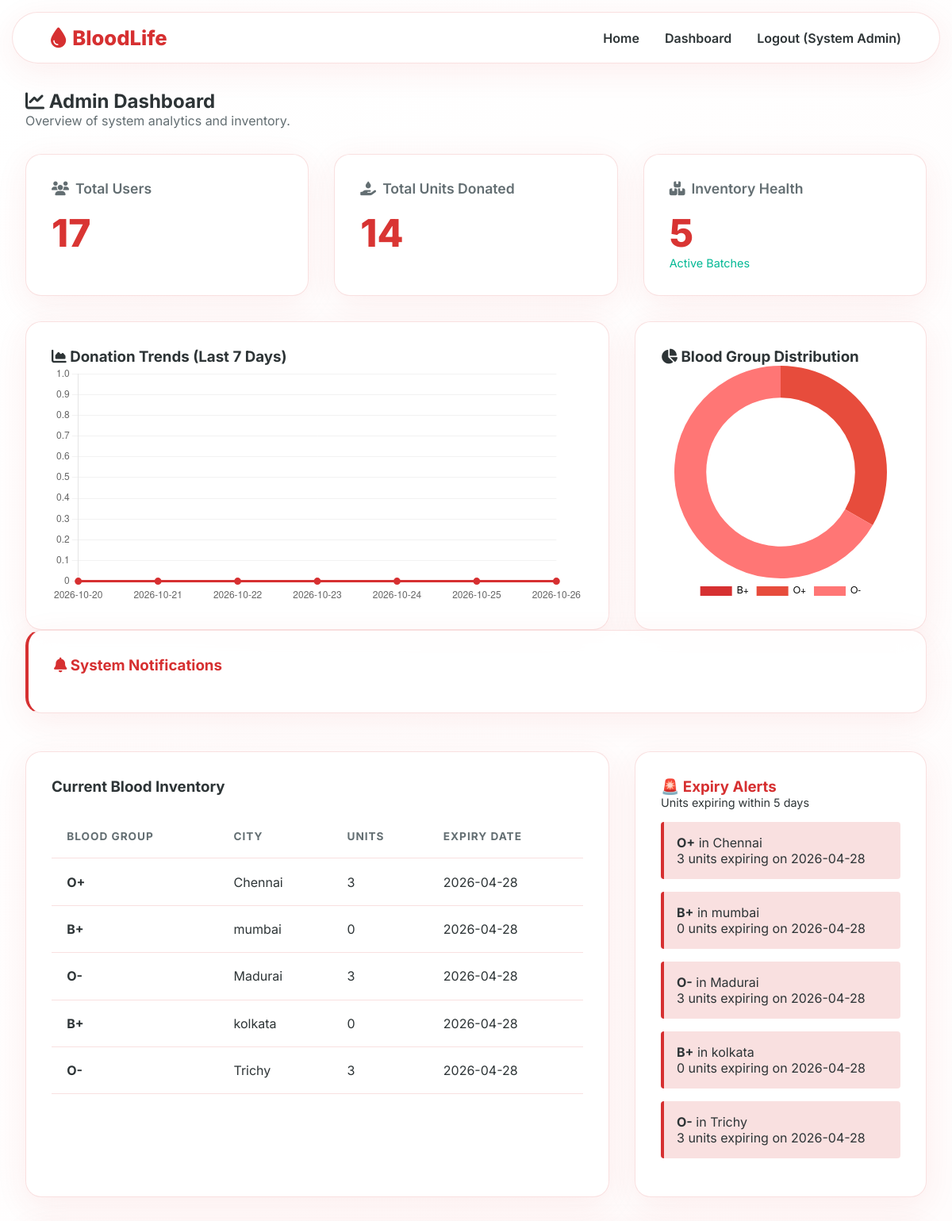
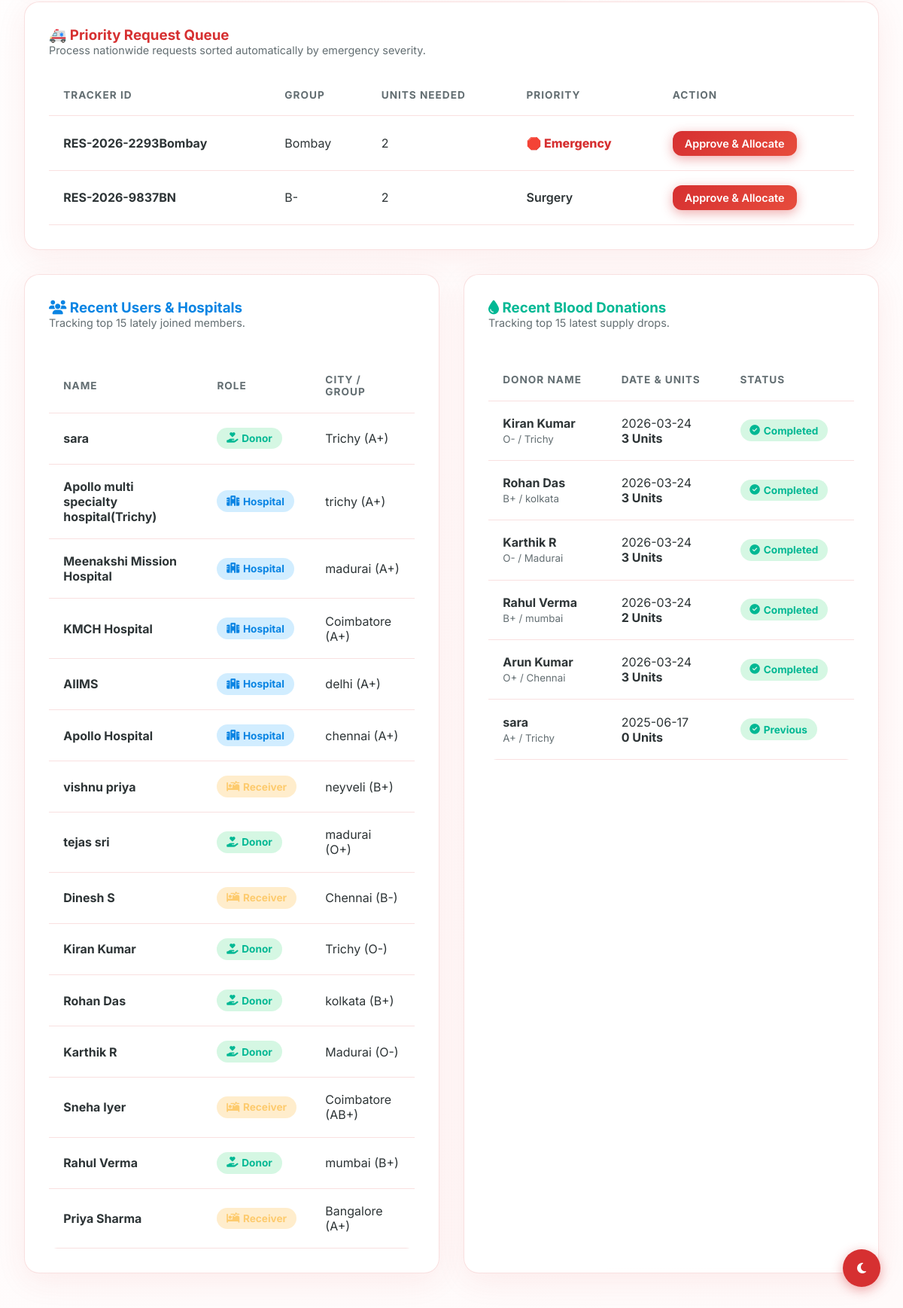
Screenshot of /dashboard/admin (signed in) with the database file from the repository (2 pictures, top to bottom).
### models.py (models this page shows, shortened)
class BloodInventory(db.Model):
    __tablename__ = 'blood_inventory'
    id = db.Column(db.Integer, primary_key=True)
    blood_group = db.Column(db.String(5), nullable=False)
    city = db.Column(db.String(100), nullable=False)
    units = db.Column(db.Integer, nullable=False, default=0)
    added_date = db.Column(db.DateTime, default=lambda: datetime.now(timezone.utc))
    expiry_date = db.Column(db.DateTime, nullable=False)

class Reservation(db.Model):
    __tablename__ = 'reservations'
    id = db.Column(db.Integer, primary_key=True)
    unique_id = db.Column(db.String(50), unique=True, nullable=False) # e.g., RES-2026-AB123
    user_id = db.Column(db.Integer, db.ForeignKey('users.id'), nullable=False)
    blood_group = db.Column(db.String(5), nullable=False)
    units = db.Column(db.Integer, nullable=False)
    priority_level = db.Column(db.String(20), nullable=False, default='Normal') # Emergency, Critical, Surgery, Normal
    status = db.Column(db.String(20), nullable=False, default='Pending') # Pending, Approved, Ready, Completed
    request_date = db.Column(db.DateTime, default=lambda: datetime.now(timezone.utc))
    suggested_blood_group = db.Column(db.String(5), nullable=True)
    suggested_units = db.Column(db.Integer, nullable=True)
    user = db.relationship('User', backref=db.backref('reservations', lazy=True))

class User(db.Model):
    __tablename__ = 'users'
    id = db.Column(db.Integer, primary_key=True)
    role = db.Column(db.String(20), nullable=False) # 'admin', 'donor', 'receiver', 'hospital'
    name = db.Column(db.String(100), nullable=False)
    email = db.Column(db.String(120), unique=True, nullable=False)
    password_hash = db.Column(db.String(256), nullable=False)
    blood_group = db.Column(db.String(5), nullable=True) # A+, O-, etc.
    city = db.Column(db.String(100), nullable=True)
    certificate_path = db.Column(db.String(255), nullable=True) # Path to health certs
    created_at = db.Column(db.DateTime, default=lambda: datetime.now(timezone.utc))

class DonationHistory(db.Model):
    __tablename__ = 'donation_history'
    id = db.Column(db.Integer, primary_key=True)
    donor_id = db.Column(db.Integer, db.ForeignKey('users.id'), nullable=False)
    units_donated = db.Column(db.Integer, nullable=False)
    donation_date = db.Column(db.DateTime, default=datetime.utcnow)
    status = db.Column(db.String(20), nullable=False, default='Completed')
    donor = db.relationship('User', backref=db.backref('donations', lazy=True))

### app.py (the view)
@app.route('/dashboard/admin')
@login_required('admin')
def admin_dashboard():
    total_donations = db.session.query(db.func.sum(DonationHistory.units_donated)).scalar() or 0
    total_users = User.query.count()
    inventory_items = BloodInventory.query.all()
    five_days_from_now = datetime.now(timezone.utc) + timedelta(days=5)
    expiring_soon = BloodInventory.query.filter(BloodInventory.expiry_date <= five_days_from_now).all()
    pending = Reservation.query.filter_by(status='Pending').all()
    priority_order = {'Emergency': 0, 'Critical': 1, 'Surgery': 2, 'Normal': 3}
    pending.sort(key=lambda x: priority_order.get(x.priority_level, 4))
    recent_donations = DonationHistory.query.order_by(DonationHistory.donation_date.desc()).limit(15).all()
    recent_users = User.query.filter(User.role != 'admin').order_by(User.created_at.desc()).limit(15).all()
    today = datetime.now(timezone.utc)
    chart_labels = [(today - timedelta(days=i)).strftime('%Y-%m-%d') for i in range(6, -1, -1)]
    chart_values = []
    for date_str in chart_labels:
        count = db.session.query(db.func.sum(DonationHistory.units_donated)).filter(
            db.func.strftime('%Y-%m-%d', DonationHistory.donation_date) == date_str
        ).scalar() or 0
        chart_values.append(int(count))
    distribution = db.session.query(BloodInventory.blood_group, db.func.sum(BloodInventory.units)).group_by(BloodInventory.blood_group).all()
    dist_labels = [row[0] for row in distribution]
    dist_values = [int(row[1]) for row in distribution]
    return render_template('admin_dashboard.html',
        inventory=inventory_items,
        total_donations=total_donations,
        total_users=total_users,
        expiring_soon=expiring_soon,
        pending_requests=pending,
        recent_donations=recent_donations,
        recent_users=recent_users,
        chart_labels=chart_labels,
        chart_values=chart_values,
        dist_labels=dist_labels,
        dist_values=dist_values,
        notifications=Notification.query.filter_by(user_id=session['user_id']).order_by(Notification.created_at.desc()).all()
    )

### templates/admin_dashboard.html (shortened to what this page needs)
{% extends 'base.html' %}
{% block content %}
<div style="margin-bottom: 2rem;" class="reveal-anim">
    <h2><i class="fa-solid fa-chart-line"></i> Admin Dashboard</h2>
    <p style="color: var(--text-muted);">Overview of system analytics and inventory.</p>
</div>
<div class="dashboard-grid">
    <div class="card glass reveal-anim" style="animation-delay: 0.1s;">
        <div class="card-title"><i class="fa-solid fa-users"></i> Total Users</div>
        <div class="card-value">{{ total_users }}</div>
    </div>
    <div class="card glass reveal-anim" style="animation-delay: 0.2s;">
        <div class="card-title"><i class="fa-solid fa-hand-holding-droplet"></i> Total Units Donated</div>
        <div class="card-value">{{ total_donations }}</div>
    </div>
    <div class="card glass reveal-anim" style="animation-delay: 0.3s;">
        <div class="card-title"><i class="fa-solid fa-boxes-stacked"></i> Inventory Health</div>
        <div class="card-value">{{ inventory|length }}</div>
        <p style="font-size: 0.9rem; color: var(--success);">Active Batches</p>
    </div>
</div>
<div style="display: grid; grid-template-columns: 2fr 1fr; gap: 2rem; margin-top: 2rem;">
    <div class="card glass reveal-anim" style="animation-delay: 0.4s;">
        <h3><i class="fa-solid fa-chart-area"></i> Donation Trends (Last 7 Days)</h3>
        <div style="height: 300px;">
            <canvas id="donationChart"></canvas>
        </div>
    </div>
    <div class="card glass reveal-anim" style="animation-delay: 0.5s;">
        <h3><i class="fa-solid fa-chart-pie"></i> Blood Group Distribution</h3>
        <div style="height: 300px;">
            <canvas id="distributionChart"></canvas>
        </div>
    </div>
</div>
{% if notifications %}
<div class="card glass reveal-anim" style="margin-bottom: 2rem; border-left: 4px solid var(--primary); animation-delay: 0.1s;">
    <h3 style="color: var(--primary);"><i class="fa-solid fa-bell"></i> System Notifications</h3>
</div>
{% endif %}
<div style="margin-top: 3rem; display: grid; grid-template-columns: 2fr 1fr; gap: 2rem;">
    <div class="card glass">
        <h3>Current Blood Inventory</h3>
        <table class="table">
            <thead>
                <tr>
                    <th>Blood Group</th>
                    <th>City</th>
                    <th>Units</th>
                    <th>Expiry Date</th>
                </tr>
            </thead>
            <tbody>
                {% for item in inventory %}
                <tr>
                    <td><strong>{{ item.blood_group }}</strong></td>
                    <td>{{ item.city }}</td>
                    <td>{{ item.units }}</td>
                    <td>{{ item.expiry_date.strftime('%Y-%m-%d') }}</td>
                </tr>
                {% else %}
                <tr><td colspan="4">No inventory available.</td></tr>
                {% endfor %}
            </tbody>
        </table>
    </div>
    <div class="card glass">
        <h3 style="color: var(--danger);">🚨 Expiry Alerts</h3>
        <p style="font-size: 0.9rem; margin-bottom: 1rem;">Units expiring within 5 days</p>
        {% for alert in expiring_soon %}
        <div style="padding: 1rem; border-left: 4px solid var(--danger); background: var(--glass-border); margin-bottom: 1rem; border-radius: 4px;">
            <strong>{{ alert.blood_group }}</strong> in {{ alert.city }}<br>
            {{ alert.units }} units expiring on {{ alert.expiry_date.strftime('%Y-%m-%d') }}
        </div>
        {% else %}
        <p style="color: var(--success);">All blood units are fresh.</p>
        {% endfor %}
    </div>
</div>
<div class="card glass" style="margin-top: 2rem;">
    <h3 style="color: var(--primary);">🚑 Priority Request Queue</h3>
    <p style="font-size: 0.9rem; color: var(--text-muted); margin-bottom: 1rem;">Process nationwide requests sorted automatically by emergency severity.</p>
    <table class="table">
        <thead>
            <tr>
                <th>Tracker ID</th>
                <th>Group</th>
                <th>Units Needed</th>
                <th>Priority</th>
                <th>Action</th>
            </tr>
        </thead>
        <tbody>
            {% for req in pending_requests %}
            <tr>
                <td><strong>{{ req.unique_id }}</strong></td>
                <td>
                    {{ req.blood_group }}
                </td>
                <td>{{ req.units }}</td>
                <td>
                    {% if req.priority_level == 'Emergency' or req.priority_level == 'Critical' %}
                        <span style="color: var(--danger); font-weight: 800;">🛑 {{ req.priority_level }}</span>
                    {% else %}
                        <span style="font-weight: 600;">{{ req.priority_level }}</span>
                    {% endif %}
                </td>
                <td>
                    {% if req.status == 'Pending' or req.status == 'Accepted Alternative' %}
                    <form method="POST" action="{{ url_for('approve_request', req_id=req.id) }}" style="display:inline;">
                        <button type="submit" class="btn btn-primary" style="padding: 0.5rem 1rem; font-size: 0.9rem;">
                            {% if req.status == 'Accepted Alternative' %}Finalize Alternative{% else %}Approve & Allocate{% endif %}
                        </button>
                    </form>
                    {% else %}
                        <span class="badge badge-info">{{ req.status }}</span>
                    {% endif %}
                </td>
            </tr>
            {% else %}
            <tr><td colspan="5">No pending requests in the system.</td></tr>
            {% endfor %}
        </tbody>
    </table>
</div>
<div style="display: grid; grid-template-columns: 1fr 1fr; gap: 2rem; margin-top: 2rem;">
    <div class="card glass">
        <h3 style="color: var(--info);"><i class="fa-solid fa-users"></i> Recent Users & Hospitals</h3>
        <p style="font-size: 0.9rem; color: var(--text-muted); margin-bottom: 1rem;">Tracking top 15 lately joined members.</p>
        <div class="table-responsive">
            <table class="table">
                <thead>
                    <tr>
                        <th>Name</th>
                        <th>Role</th>
                        <th>City / Group</th>
                    </tr>
                </thead>
                <tbody>
                    {% for u in recent_users %}
                    <tr>
                        <td><strong>{{ u.name }}</strong></td>
                        <td>
                            {% if u.role == 'hospital' %}
                                <span class="badge badge-info"><i class="fa-solid fa-hospital"></i> Hospital</span>
                            {% elif u.role == 'donor' %}
                                <span class="badge badge-success"><i class="fa-solid fa-hand-holding-heart"></i> Donor</span>
                            {% else %}
                                <span class="badge badge-warning"><i class="fa-solid fa-bed-pulse"></i> Receiver</span>
                            {% endif %}
                        </td>
                        <td>{{ u.city }} ({{ u.blood_group }})</td>
                    </tr>
                    {% else %}
                    <tr><td colspan="3">No registered users found.</td></tr>
                    {% endfor %}
                </tbody>
            </table>
        </div>
    </div>
    <div class="card glass">
        <h3 style="color: var(--success);"><i class="fa-solid fa-droplet"></i> Recent Blood Donations</h3>
        <p style="font-size: 0.9rem; color: var(--text-muted); margin-bottom: 1rem;">Tracking top 15 latest supply drops.</p>
        <div class="table-responsive">
            <table class="table">
                <thead>
                    <tr>
                        <th>Donor Name</th>
                        <th>Date & Units</th>
                        <th>Status</th>
                    </tr>
                </thead>
                <tbody>
                    {% for d in recent_donations %}
                    <tr>
                        <td><strong>{{ d.donor.name }}</strong><br><small style="color: var(--text-muted);">{{ d.donor.blood_group }} / {{ d.donor.city }}</small></td>
                        <td>{{ d.donation_date.strftime('%Y-%m-%d') }}<br><strong>{{ d.units_donated }} Units</strong></td>
                        <td><span class="badge badge-success"><i class="fa-solid fa-check-circle"></i> {{ d.status }}</span></td>
                    </tr>
                    {% else %}
                    <tr><td colspan="3">No recent donations.</td></tr>
                    {% endfor %}
                </tbody>
            </table>
        </div>
    </div>
</div>
<script>
    document.addEventListener('DOMContentLoaded', function() {
        const ctxDonation = document.getElementById('donationChart').getContext('2d');
        const donationChart = new Chart(ctxDonation, {
            type: 'line',
            data: {
                labels: {{ chart_labels|tojson }},
                datasets: [{
                    label: 'Units Donated',
                    data: {{ chart_values|tojson }},
                    borderColor: '#d63031',
                    backgroundColor: 'rgba(214, 48, 49, 0.1)',
                    fill: true,
                    tension: 0.4,
                    borderWidth: 3,
                    pointBackgroundColor: '#d63031'
                }]
            },
            options: {
                responsive: true,
                maintainAspectRatio: false,
                plugins: { legend: { display: false } },
                scales: {
                    y: { beginAtZero: true, grid: { color: 'rgba(0,0,0,0.05)' } },
                    x: { grid: { display: false } }
                }
            }
        });
        const ctxDist = document.getElementById('distributionChart').getContext('2d');
        const distributionChart = new Chart(ctxDist, {
            type: 'doughnut',
            data: {
                labels: {{ dist_labels|tojson }},
                datasets: [{
                    data: {{ dist_values|tojson }},
                    backgroundColor: [
                        '#d63031', '#e74c3c', '#ff7675', '#fab1a0',
                        '#00b894', '#00cec9', '#0984e3', '#6c5ce7'
                    ],
                    borderWidth: 0
                }]
            },
            options: {
                responsive: true,
                maintainAspectRatio: false,
                plugins: {
                    legend: { position: 'bottom', labels: { color: 'var(--text-main)' } }
                },
                cutout: '70%'
            }
        });
    });
</script>
{% endblock %}

### rows the page displays
BloodInventory: blood_group "O+", city "Chennai", units "3", expiry_date "2026-04-28"
BloodInventory: blood_group "B+", city "mumbai", units "0", expiry_date "2026-04-28"
BloodInventory: blood_group "O-", city "Madurai", units "3", expiry_date "2026-04-28"
BloodInventory: blood_group "B+", city "kolkata", units "0", expiry_date "2026-04-28"
BloodInventory: blood_group "O-", city "Trichy", units "3", expiry_date "2026-04-28"
Reservation: unique_id "RES-2026-2293Bombay", blood_group "Bombay", units "2", priority_level "Emergency", status "Approve & Allocate"
Reservation: unique_id "RES-2026-9837BN", blood_group "B-", units "2", priority_level "Surgery", status "Approve & Allocate"
User: name "sara", role "donor" (drawn), city "Trichy", blood_group "A+"
User: name "Apollo multi specialty hospital(Trichy)", role "hospital" (drawn), city "trichy", blood_group "A+"
User: name "Meenakshi Mission Hospital", role "hospital" (drawn), city "madurai", blood_group "A+"
User: name "KMCH Hospital", role "hospital" (drawn), city "Coimbatore", blood_group "A+"
User: name "AIIMS", role "hospital" (drawn), city "delhi", blood_group "A+"
User: name "Apollo Hospital", role "hospital" (drawn), city "chennai", blood_group "A+"
User: name "vishnu priya", role "receiver" (drawn), city "neyveli", blood_group "B+"
User: name "tejas sri", role "donor" (drawn), city "madurai", blood_group "O+"
User: name "Dinesh S", role "receiver" (drawn), city "Chennai", blood_group "B-"
User: name "Kiran Kumar", role "donor" (drawn), city "Trichy", blood_group "O-"
User: name "Rohan Das", role "donor" (drawn), city "kolkata", blood_group "B+"
User: name "Karthik R", role "donor" (drawn), city "Madurai", blood_group "O-"
User: name "Sneha Iyer", role "receiver" (drawn), city "Coimbatore", blood_group "AB+"
User: name "Rahul Verma", role "donor" (drawn), city "mumbai", blood_group "B+"
User: name "Priya Sharma", role "receiver" (drawn), city "Bangalore", blood_group "A+"
DonationHistory: donor.name "Kiran Kumar", donor.blood_group "O-", donor.city "Trichy", donation_date "2026-03-24", units_donated "3", status "Completed"
DonationHistory: donor.name "Rohan Das", donor.blood_group "B+", donor.city "kolkata", donation_date "2026-03-24", units_donated "3", status "Completed"
DonationHistory: donor.name "Karthik R", donor.blood_group "O-", donor.city "Madurai", donation_date "2026-03-24", units_donated "3", status "Completed"
DonationHistory: donor.name "Rahul Verma", donor.blood_group "B+", donor.city "mumbai", donation_date "2026-03-24", units_donated "2", status "Completed"
DonationHistory: donor.name "Arun Kumar", donor.blood_group "O+", donor.city "Chennai", donation_date "2026-03-24", units_donated "3", status "Completed"
DonationHistory: donor.name "sara", donor.blood_group "A+", donor.city "Trichy", donation_date "2025-06-17", units_donated "0", status "Previous"

### other values shown
{{ session.get('user_name') }} "System Admin"
{{ total_users }} "17"
{{ total_donations }} "14"
{{ inventory|length }} "5"
chart data {{ chart_labels|tojson }} ["2026-10-20", "2026-10-21", "2026-10-22", "2026-10-23", "2026-10-24", "2026-10-25", "2026-10-26"]
chart data {{ chart_values|tojson }} [0, 0, 0, 0, 0, 0, 0]
chart data {{ dist_labels|tojson }} ["B+", "O+", "O-"]
chart data {{ dist_values|tojson }} [0, 3, 6]
